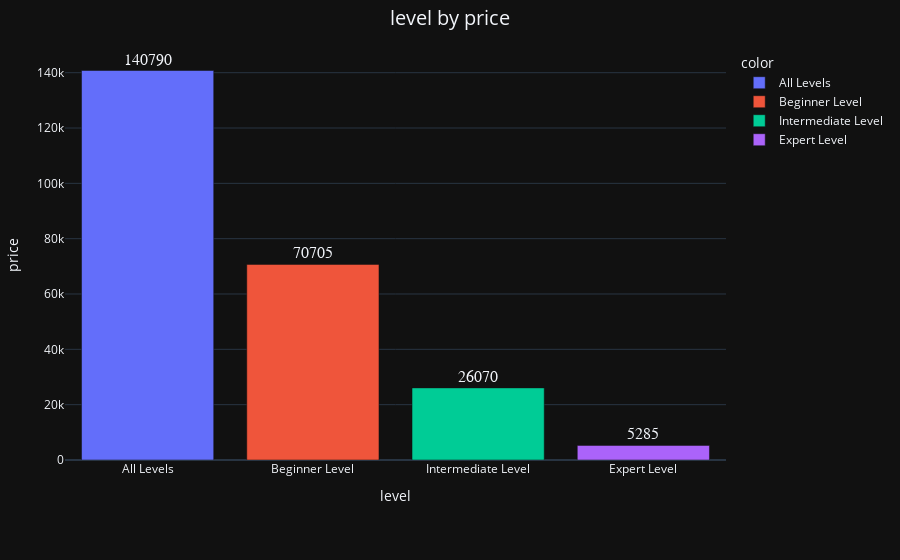

Notebook cell for this chart:
### Code cell
#convert the columns price object to int:
used_map={'Free':0}
df.query('price=="Free"')
df['price']=df['price'].replace(used_map)
df['price']=df['price'].astype(int)
pl=df.groupby('level')['price'].sum().reset_index().sort_values(by='price',ascending=False)
bar_ploty_groupby(pl,'level','price','level','level by price')

### Figure 1 — Plotly figure (JSON) as saved in the notebook; plotly's stock layout.template omitted (floating-point values rounded to 4 significant figures)
{"data": [{"alignmentgroup": "True", "cliponaxis": false, "hovertemplate": "color=All Levels<br>level=%{x}<br>price=%{y}<br>text=%{text}<extra></extra>", "legendgroup": "All Levels", "marker": {"color": "#636efa", "pattern": {"shape": ""}}, "name": "All Levels", "offsetgroup": "All Levels", "orientation": "v", "showlegend": true, "text": [140790], "textfont": {"family": "Consolas", "size": 16}, "textposition": "outside", "type": "bar", "x": ["All Levels"], "xaxis": "x", "y": [140790], "yaxis": "y"}, {"alignmentgroup": "True", "cliponaxis": false, "hovertemplate": "color=Beginner Level<br>level=%{x}<br>price=%{y}<br>text=%{text}<extra></extra>", "legendgroup": "Beginner Level", "marker": {"color": "#EF553B", "pattern": {"shape": ""}}, "name": "Beginner Level", "offsetgroup": "Beginner Level", "orientation": "v", "showlegend": true, "text": [70705], "textfont": {"family": "Consolas", "size": 16}, "textposition": "outside", "type": "bar", "x": ["Beginner Level"], "xaxis": "x", "y": [70705], "yaxis": "y"}, {"alignmentgroup": "True", "cliponaxis": false, "hovertemplate": "color=Intermediate Level<br>level=%{x}<br>price=%{y}<br>text=%{text}<extra></extra>", "legendgroup": "Intermediate Level", "marker": {"color": "#00cc96", "pattern": {"shape": ""}}, "name": "Intermediate Level", "offsetgroup": "Intermediate Level", "orientation": "v", "showlegend": true, "text": [26070], "textfont": {"family": "Consolas", "size": 16}, "textposition": "outside", "type": "bar", "x": ["Intermediate Level"], "xaxis": "x", "y": [26070], "yaxis": "y"}, {"alignmentgroup": "True", "cliponaxis": false, "hovertemplate": "color=Expert Level<br>level=%{x}<br>price=%{y}<br>text=%{text}<extra></extra>", "legendgroup": "Expert Level", "marker": {"color": "#ab63fa", "pattern": {"shape": ""}}, "name": "Expert Level", "offsetgroup": "Expert Level", "orientation": "v", "showlegend": true, "text": [5285], "textfont": {"family": "Consolas", "size": 16}, "textposition": "outside", "type": "bar", "x": ["Expert Level"], "xaxis": "x", "y": [5285], "yaxis": "y"}], "layout": {"barmode": "relative", "legend": {"title": {"text": "color"}, "tracegroupgap": 0}, "margin": {"b": 100, "l": 50, "r": 50, "t": 50}, "title": {"font": {"size": 20}, "text": "level by price", "x": 0.5}, "xaxis": {"anchor": "y", "domain": [0, 1], "dtick": 1, "tickmode": "linear", "title": {"text": "level"}}, "yaxis": {"anchor": "x", "domain": [0, 1], "title": {"text": "price"}}}}
